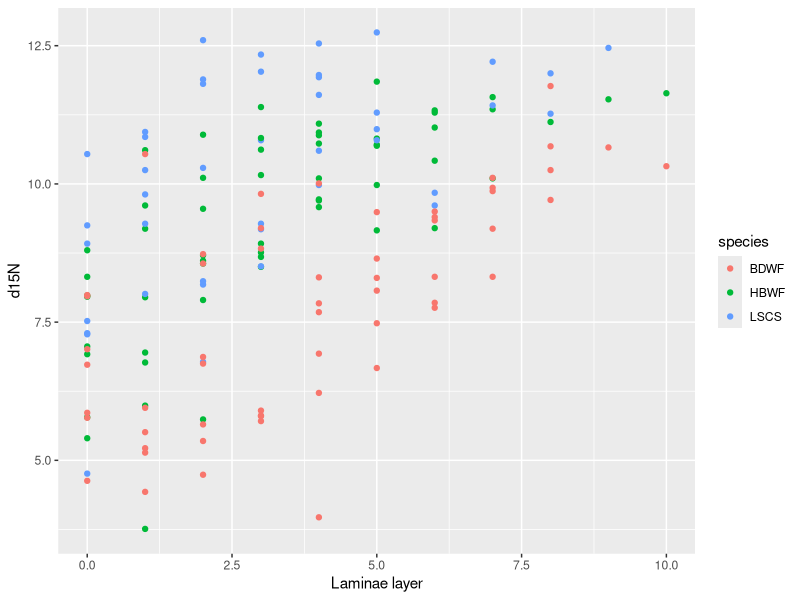
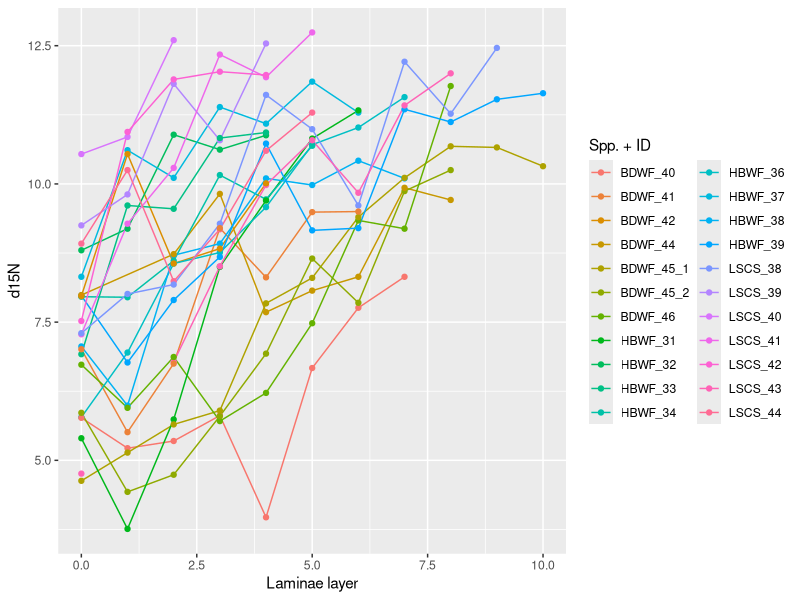
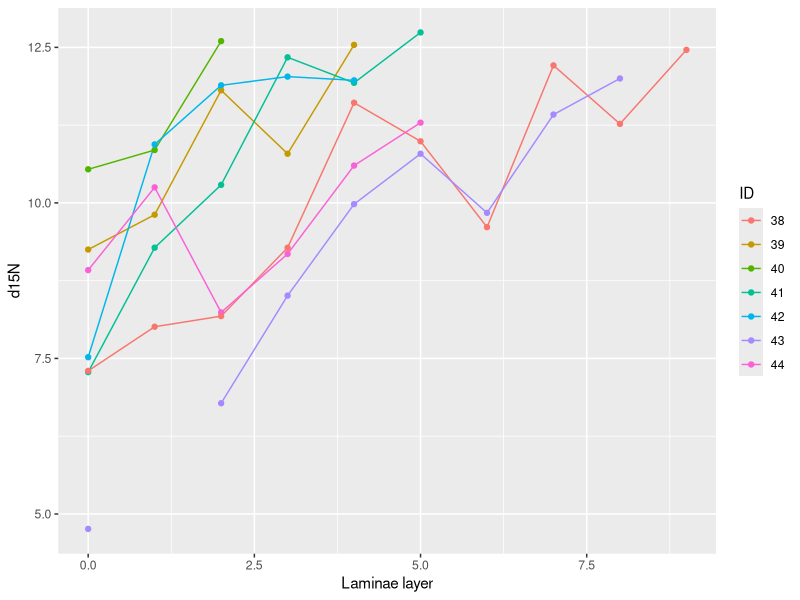
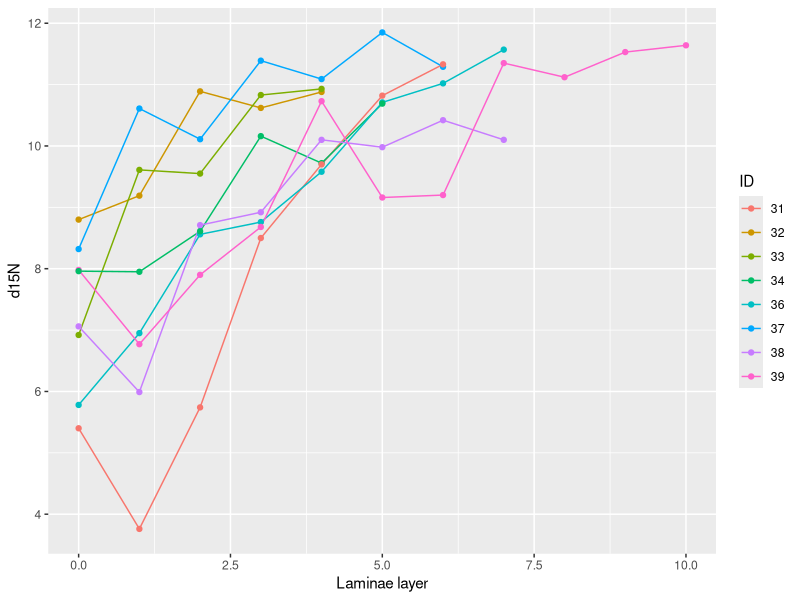
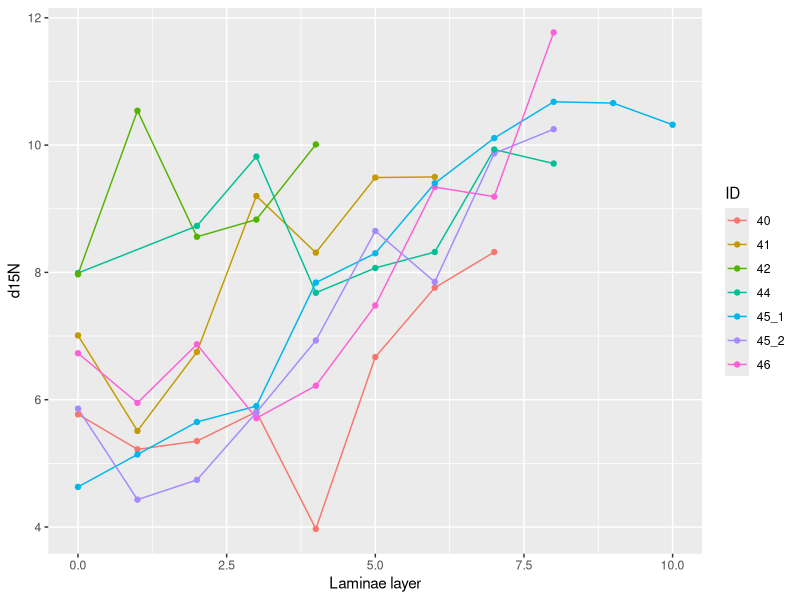
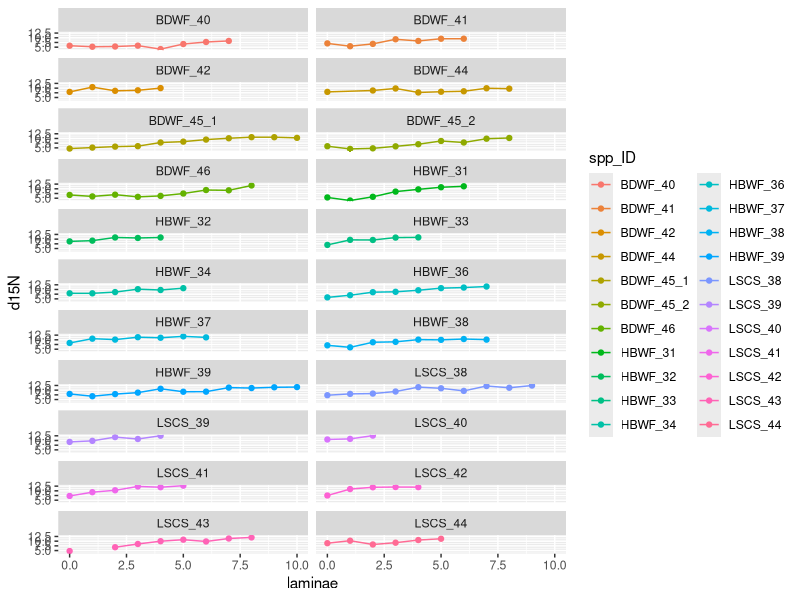
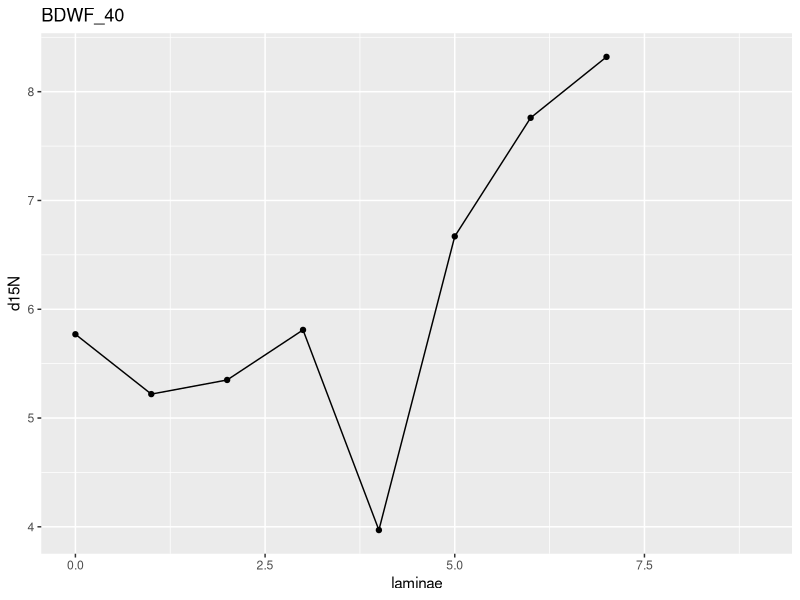
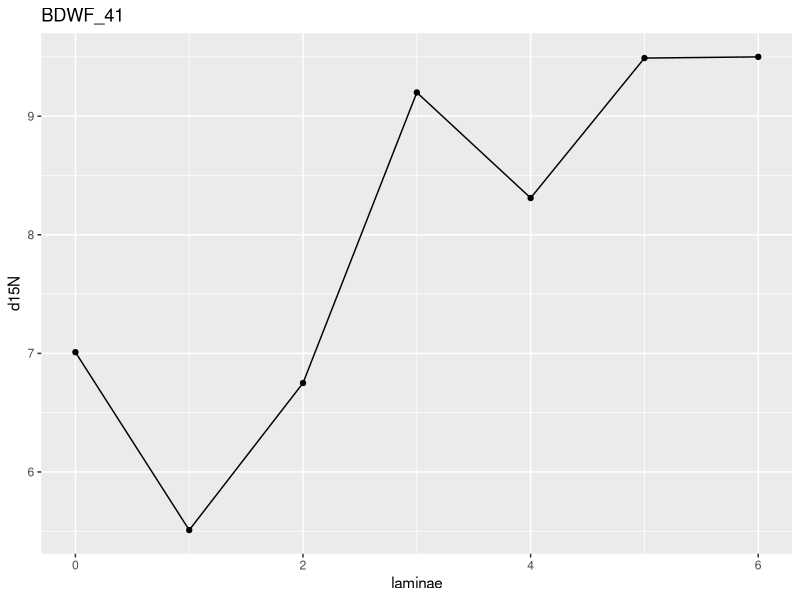

Write the R code that produced these figures, in order. (Note: this script raises an error after producing the figures.)
### Bulk C/N Stable Isotope Laminae Analysis

library(ggplot2)
library(tidyr)
library(dplyr)
library(ggsci)
library(ggrepel)

rough.df <- read.csv("data/data - Bulk SIA Data.csv", header = T)

head(rough.df)
str(rough.df)

not.so.rough.df <- rough.df %>% select(-c(layer, data_sheet_ID, well_ID, tray_ID, Sample.Name, Sample.Wt., N.Signal, C.Signal, Conc.C, Conc.N, Notes))

data <- not.so.rough.df %>%
  unite("spp_ID", species:ID, sep= "_", remove = FALSE)

data$spp_ID <- as.factor(data$spp_ID)
data$species <- as.factor(data$species)
data$ID <- as.factor(data$ID)
        
head(data)
str(data)

lscs.df <- data %>% filter(species == "LSCS")
bdwf.df <- data %>% filter(species == "BDWF")
hbwf.df <- data %>% filter(species == "HBWF")


# Visualize d15N data

ggplot(data = data, aes(x = laminae, y = d15N), ylab("Laminae layer")) +
  geom_point(aes(col = species)) +
  xlab("Laminae layer")

ggplot(data = data, aes(x = laminae, y = d15N, col = spp_ID)) +
  geom_line() +
  geom_point() +
  xlab("Laminae layer") +
  labs(col = "Spp. + ID")

### Least Cisco
ggplot(data = lscs.df, aes(x = laminae, y = d15N, col = ID)) +
  geom_line() +
  geom_point() +
  xlab("Laminae layer") +
  labs(col = "ID")

### Humpback Whitefish
ggplot(data = hbwf.df, aes(x = laminae, y = d15N, col = ID)) +
  geom_line() +
  geom_point() +
  xlab("Laminae layer") +
  labs(col = "ID")

### Broad Whitefish
ggplot(data = bdwf.df, aes(x = laminae, y = d15N, col = ID)) +
  geom_line() +
  geom_point() +
  xlab("Laminae layer") +
  labs(col = "ID")

ggplot(data = data, aes(x=laminae, y=d15N, color=spp_ID)) +
  geom_line() +
  geom_point() +
  facet_wrap(~spp_ID, ncol=2)

i=1
for (i in 1:11) {
  test.plot <- ggplot(data = data[data$spp_ID == levels(data$spp_ID)[i],], aes(x=laminae, y=d15N)) +
    geom_line() +
    geom_point() +
    labs(title = levels(data$spp_ID)[i])
  print(test.plot)
}
### Now you can click through the plots in that lower right-hand plot window - There should be 11 of them, 1 for each individual

# Visualize d13C data

ggplot(data = data, aes(x = laminae, y = d13C), ylab("Laminae layer")) +
  geom_point(aes(col = species)) +
  xlab("Laminae layer")

ggplot(data = data, aes(x = laminae, y = d13C, col = spp_ID)) +
  geom_line() +
  geom_point() +
  xlab("Laminae layer") +
  labs(col = "Spp. + ID")

### Least Cisco
ggplot(data = lscs.df, aes(x = laminae, y = d13C, col = ID)) +
  geom_line() +
  geom_point() +
  xlab("Laminae layer") +
  labs(col = "ID")

### Humpback Whitefish
ggplot(data = hbwf.df, aes(x = laminae, y = d13C, col = ID)) +
  geom_line() +
  geom_point() +
  xlab("Laminae layer") +
  labs(col = "ID")

### Broad Whitefish
ggplot(data = bdwf.df, aes(x = laminae, y = d13C, col = ID)) +
  geom_line() +
  geom_point() +
  xlab("Laminae layer") +
  labs(col = "ID")

ggplot(data = data, aes(x=laminae, y=d13C, color=spp_ID)) +
  geom_line() +
  geom_point() +
  facet_wrap(~spp_ID, ncol=2)

i=1
for (i in 1:11) {
  test.plot <- ggplot(data = data[data$spp_ID == levels(data$spp_ID)[i],], aes(x=laminae, y=d13C)) +
    geom_line() +
    geom_point() +
    labs(title = levels(data$spp_ID)[i])
  print(test.plot)
}


# AFS figures -------------------------------------------------------------

afs.df <- hbwf.df %>% filter(ID %in% c("31","36","38","39"))

id.labs <- c("Humpback Whitefish ID #31","Humpback Whitefish ID #36","Humpback Whitefish ID #38","Humpback Whitefish ID #39")
names(id.labs) <- c("HBWF_31","HBWF_36","HBWF_38","HBWF_39")

ggplot(data = afs.df, aes(x = laminae, y = d15N, color = spp_ID)) +
  geom_point(cex = 5) +
  geom_line(cex = 2, alpha = 0.5) +
  scale_fill_jco() +
  scale_color_jco() +
  geom_point(shape = 21, color = "black", cex = 5) +
  xlab("Laminae Layer") +
  ylab(expression(italic(delta)^15*N~("\211"~" atmospheric "~N[2]~" gas"))) +
  scale_y_continuous(limits=c(3.5,12.5), breaks=seq(4,12,1), expand=c(0,0)) +
  scale_x_continuous(limits = c(0,11), breaks = seq(0,11,1), expand = c(0,0.5)) +
  facet_wrap(~spp_ID, ncol=2, scales="free_y", labeller = labeller(spp_ID = id.labs)) +
  theme(
    panel.background = element_blank(),
    axis.title.x = element_text(size=16, vjust = 0),
    axis.title.y = element_text(size =16),
    axis.text = element_text(size=13, color="black"), 
    strip.text = element_text(size = 13),
    legend.position = "none",
    axis.line=element_line()
  )

ggsave("HBWF_AFS_plot.png", device = "png", dpi = 800)





average.delta.laminae <- data %>% 
  group_by(species,laminae) %>% 
  summarise(
    "mean.d15N" = mean(d15N, na.rm = T),
    "se.mean.d15N" = sqrt(var(d15N, na.rm = T)),
    "mean.d13C" = mean(d13C, na.rm = T),
    "se.mean.d13C" = sqrt(var(d13C, na.rm = T))
  )
average.delta.laminae

ggplot(data = average.delta.laminae, aes(x = laminae, y = mean.d15N, color = species)) +
  geom_point(cex = 3, position=position_dodge(0.2)) +
  geom_line(cex = 0.8) +
  geom_errorbar(aes(ymin=mean.d15N-se.mean.d15N, ymax=mean.d15N+se.mean.d15N), cex = 0.8, width=.2, position=position_dodge(0.2)) +
  ylab(expression(italic(delta)^15*N~("\211"~" atmospheric "~N[2]))) +
  xlab("Lamina layer") +
  labs(color = "Species") +
  scale_x_continuous(limits=c(-0.2,10.2),breaks=seq(0,11,1), expand = c(0,0.1)) +
  theme(
    panel.background = element_blank(),
    axis.title.x = element_text(size=16, vjust = 0),
    axis.title.y = element_text(size =16),
    axis.text = element_text(size=13, color="black"), 
    strip.text = element_text(size = 13),
    legend.position = c(0.7, 0.2),
    axis.line=element_line()
  )

# Average d15N per lamina 
ggplot(data = average.delta.laminae, aes(x = laminae, y = mean.d15N, color = species)) +
  geom_ribbon(aes(ymin = mean.d15N-se.mean.d15N, ymax = mean.d15N+se.mean.d15N, fill = species), alpha = 0.2, show.legend = F) +
  geom_line(cex = 1.2) +
  geom_point(cex = 4) +
  ylab(expression(italic(delta)^15*N~("\211"~" atmospheric "~N[2]))) +
  xlab("Lamina layer") +
  scale_color_discrete(name = "Species", labels = c("Broad whitefish", "Humpback whitefish", "Least cisco")) +
  scale_x_continuous(limits=c(0,10),breaks=seq(0,10,1), expand = c(0,0.1)) +
  theme(
    panel.background = element_blank(),
    axis.title.x = element_text(size=16, vjust = 0),
    axis.title.y = element_text(size =16),
    axis.text = element_text(size=13, color="black"), 
    legend.position = c(0.8, 0.2),
    legend.key = element_rect(fill = "white"),
    legend.text = element_text(size = 12),
    legend.title = element_text(size = 14),
    axis.line=element_line()
  )

# Average d13C per lamina 
ggplot(data = average.delta.laminae, aes(x = laminae, y = mean.d13C, color = species)) +
  geom_ribbon(aes(ymin = mean.d13C-se.mean.d13C, ymax = mean.d13C+se.mean.d13C, fill = species), alpha = 0.2, show.legend = F) +
  geom_line(cex = 1.2) +
  geom_point(cex = 4) +
  ylab(expression(italic(delta)^13*C~("\211"~" VPDB"))) +
  xlab("Lamina layer") +
  scale_color_discrete(name = "Species", labels = c("Broad whitefish", "Humpback whitefish", "Least cisco")) +
  scale_x_continuous(limits=c(0,10),breaks=seq(0,11,1), expand = c(0,0.1)) +
  theme(
    panel.background = element_blank(),
    axis.title.x = element_text(size=16, vjust = 0),
    axis.title.y = element_text(size =16),
    axis.text = element_text(size=13, color="black"), 
    legend.position = c(0.8, 0.2),
    legend.key = element_rect(fill = "white"),
    legend.text = element_text(size = 12),
    legend.title = element_text(size = 14),
    axis.line=element_line()
  )

average.delta.laminae

# Combined plot
ggplot(data = average.delta.laminae, aes(x = mean.d13C, y = mean.d15N, color = species, label = laminae)) +
  geom_path(cex = 1.2, alpha = 0.5) +
  geom_errorbar(aes(ymin=mean.d15N-se.mean.d15N, ymax=mean.d15N+se.mean.d15N), cex = 0.5, width=.1) +
  geom_errorbar(aes(xmin = mean.d13C-se.mean.d13C, xmax = mean.d13C+se.mean.d13C), cex = 0.5, width=.1, key_glyph = "point") +
  geom_point(aes(fill = species), shape = 21, color = "black", cex = 5, show.legend = F) +
  # geom_label_repel(box.padding = 1, color = "black") +
  xlab(expression(italic(delta)^13*C~("\211"~" VPDB"))) +
  ylab(expression(italic(delta)^15*N~("\211"~" atmospheric "~N[2]))) +
  scale_color_discrete(name = "Species", labels = c("Broad whitefish", "Humpback whitefish", "Least cisco")) +
  scale_x_continuous(limits=c(-29.5,-20.5),breaks=seq(-29,-21,1), expand = c(0,0.1)) +
  scale_y_continuous(limits=c(3.5,12.5),breaks=seq(4,12,1), expand = c(0,0.1)) +
  guides(colour = guide_legend(override.aes = list(size = 1.2)))+
  theme(
    panel.background = element_blank(),
    axis.title.x = element_text(size=16, vjust = 0),
    axis.title.y = element_text(size =16),
    axis.text = element_text(size=13, color="black"), 
    legend.position = c(0.18, 0.14),
    legend.key = element_rect(fill = "white"),
    legend.text = element_text(size = 12),
    legend.title = element_text(size = 14),
    axis.line=element_line()
  )

